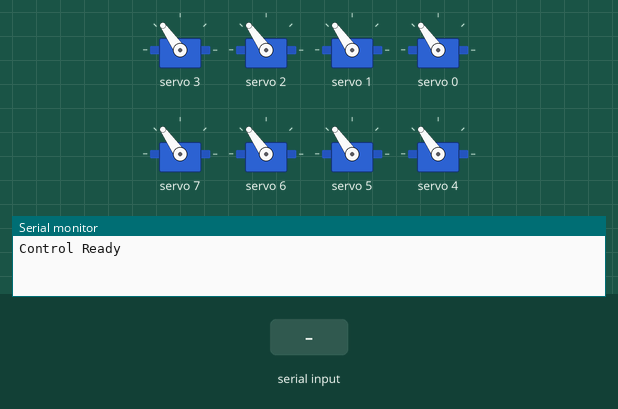
Simulated run of this sketch. Board: ESP32. On the bench: 8 × servo, the last lines printed to the serial monitor. The test bench sets the inputs (shaded band).

Above: at 1.3 s.
1.4 s: "q" received over Serial
At 2.6 s:
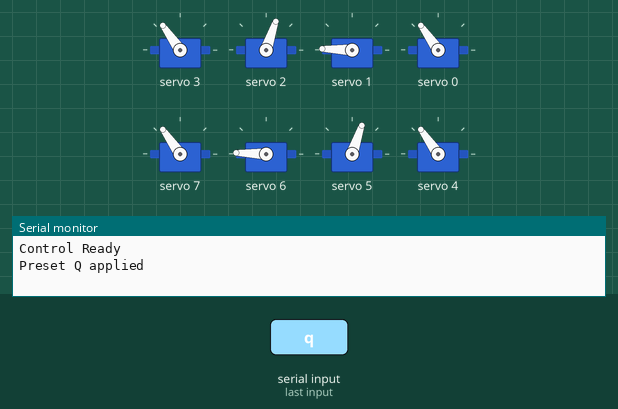
2.9 s: "w" received over Serial
At 3.8 s:
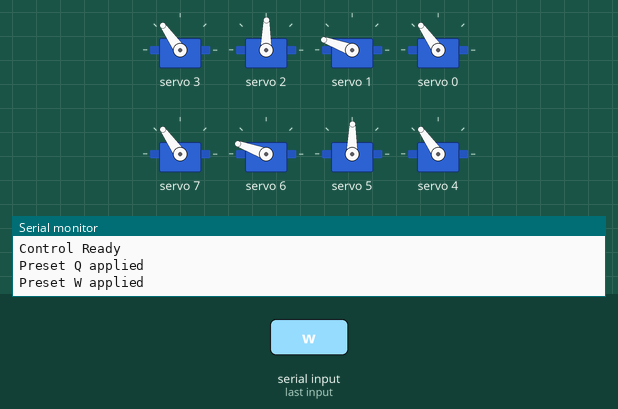
4.4 s: "e" received over Serial
At 4.9 s:
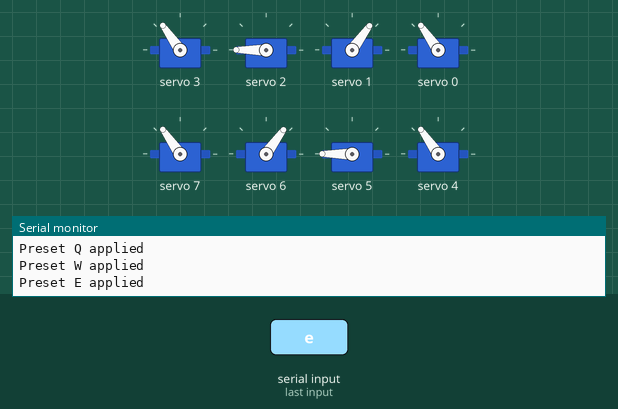
5.9 s: "r" received over Serial
At 7.1 s:
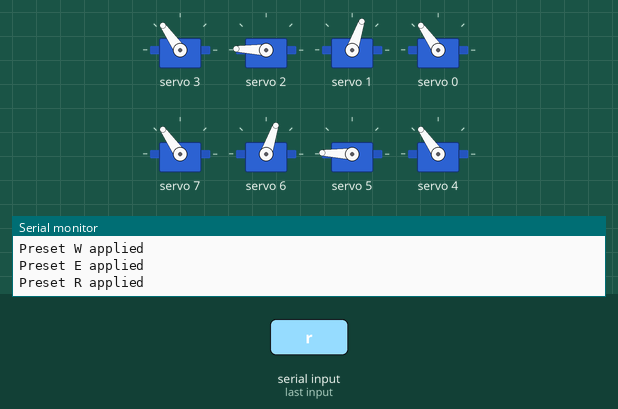
7.4 s: "Q" received over Serial
At 8.4 s:
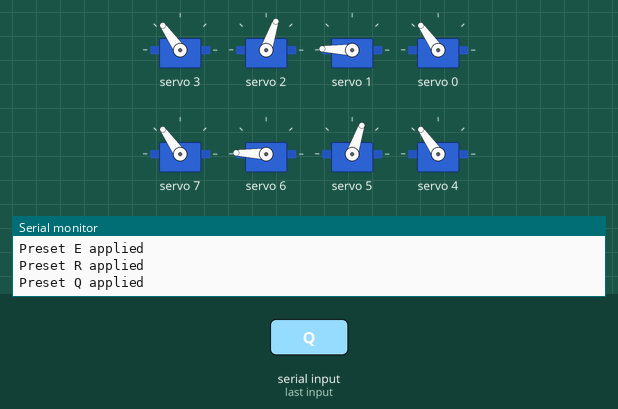
8.9 s: "W" received over Serial
At 9.5 s:
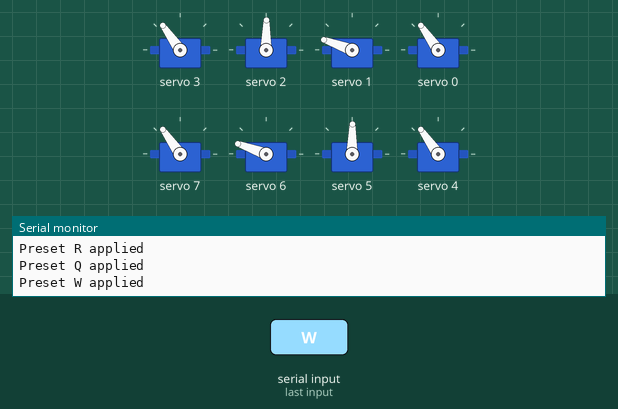
Timing chart, 0 to 11.4 s (numbered marks = the images above; inputs shaded):
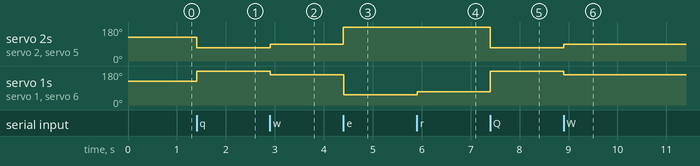

Measured:
- after the input at 1.4 s, servo 2, servo 5: 125° → 71° at once; servo 1, servo 6: 125° → 178° at once
- after the input at 2.9 s, servo 2, servo 5: 71° → 89° at once; servo 1, servo 6: 178° → 160° at once
- after the input at 4.4 s, servo 2, servo 5: 89° → 180° at once; servo 1, servo 6: 160° → 54° at once
- after the input at 5.9 s, servo 2, servo 5: 180° → 178° at once; servo 1, servo 6: 54° → 71° at once
- after the input at 7.4 s, servo 2, servo 5: 178° → 71° at once; servo 1, servo 6: 71° → 178° at once
- after the input at 8.9 s, servo 2, servo 5: 71° → 89° at once; servo 1, servo 6: 178° → 160° at once

The sketch:

HV2_setting_test.ino
```cpp
#include <Wire.h>
#include <Adafruit_PWMServoDriver.h>

// ESP32 I2C 핀 정의
#define SDA_PIN    21
#define SCL_PIN    22

// PCA9685 16채널 서보 드라이버
Adafruit_PWMServoDriver pwm = Adafruit_PWMServoDriver();
#define SERVOMIN   150
#define SERVOMAX   600
#define SERVO_FREQ 50

// [] 그룹에 묶어서 제어하는 다리 수 --> 즉 A그룹에서는 Left Leg 한 개, B 그룹에서는 Right Leg 한 개; 따라서 GROUP_SIZE = 1
const uint8_t GROUP_SIZE = 1;

// 그룹 A: Left 다리 채널 (골반, 힙, 무릎, 발목)
const uint8_t PELVIS_A[GROUP_SIZE] = {3};
const uint8_t HIP_A[GROUP_SIZE]    = {2};
const uint8_t KNEE_A[GROUP_SIZE]   = {1};
const uint8_t ANKLE_A[GROUP_SIZE]  = {0};

// 그룹 B: Right 다리 채널 (골반, 힙, 무릎, 발목)
const uint8_t PELVIS_B[GROUP_SIZE] = {7};
const uint8_t HIP_B[GROUP_SIZE]    = {6};
const uint8_t KNEE_B[GROUP_SIZE]   = {5};
const uint8_t ANKLE_B[GROUP_SIZE]  = {4};

// PWM 서보 각도 설정
void setAngle(uint8_t ch, float angle) {
  angle = constrain(angle, 0, 180);
  uint16_t pulse = map((int)angle, 0, 180, SERVOMIN, SERVOMAX);
  pwm.setPWM(ch, 0, pulse);
}

// 그룹 A에 각도 적용 (골반, 힙, 무릎, 발목)
void setGroupA(float pelvisAng, float hipAng, float kneeAng, float ankleAng) {
  setAngle(PELVIS_A[0], pelvisAng);
  setAngle(HIP_A[0],    hipAng);
  setAngle(KNEE_A[0],   kneeAng);
  setAngle(ANKLE_A[0],  ankleAng);
}

// 그룹 B에 각도 적용 (골반, 힙, 무릎, 발목)
void setGroupB(float pelvisAng, float hipAng, float kneeAng, float ankleAng) {
  setAngle(PELVIS_B[0], pelvisAng);
  setAngle(HIP_B[0],    hipAng);
  setAngle(KNEE_B[0],   kneeAng);
  setAngle(ANKLE_B[0],  ankleAng);
}

void setup() {
  // 시리얼 통신, I2C, PWM 드라이버 초기화
  Serial.begin(115200);
  delay(100);
  Wire.begin(SDA_PIN, SCL_PIN);
  pwm.begin();
  pwm.setPWMFreq(SERVO_FREQ);
  delay(10);

  Serial.println("Control Ready");

  // 초기 포즈 (Humanoid standing)
  setGroupA(90, 90, 90, 90);
  setGroupB(90, 90, 90, 90);
}

void loop() {
  if (!Serial.available()) return;
  char cmd = Serial.read();
  switch (cmd) {

    case 'q': case 'Q': // --> 완전히 일어나기
      // Preset Q
      setGroupA(90, 45, 135, 90);
      setGroupB(90, 135, 45, 90);
      Serial.println("Preset Q applied");
      break;

    case 'w': case 'W': // --> 일어나기
      // Preset Q
      setGroupA(90, 60, 120, 90);
      setGroupB(90, 120, 60, 90);
      Serial.println("Preset W applied");
      break;

    case 'e': case 'E': // --> 완전히 앉기
      setGroupA(90, 150, 30, 90);
      setGroupB(90, 30, 150, 90);
      Serial.println("Preset E applied");
      break;

    case 'r': case 'R': // --> 앉기
      setGroupA(90, 135, 45, 90);
      setGroupB(90, 45, 135, 90);
      Serial.println("Preset R applied");
      break;

    case '1': // --> 초기 각도
      setGroupA(90, 90, 90, 90);
      setGroupB(90, 90, 90, 90);
      Serial.println("Preset 1 applied");
      break;


    default:
      // 기타 입력 무시
      break;
  }
}
```
